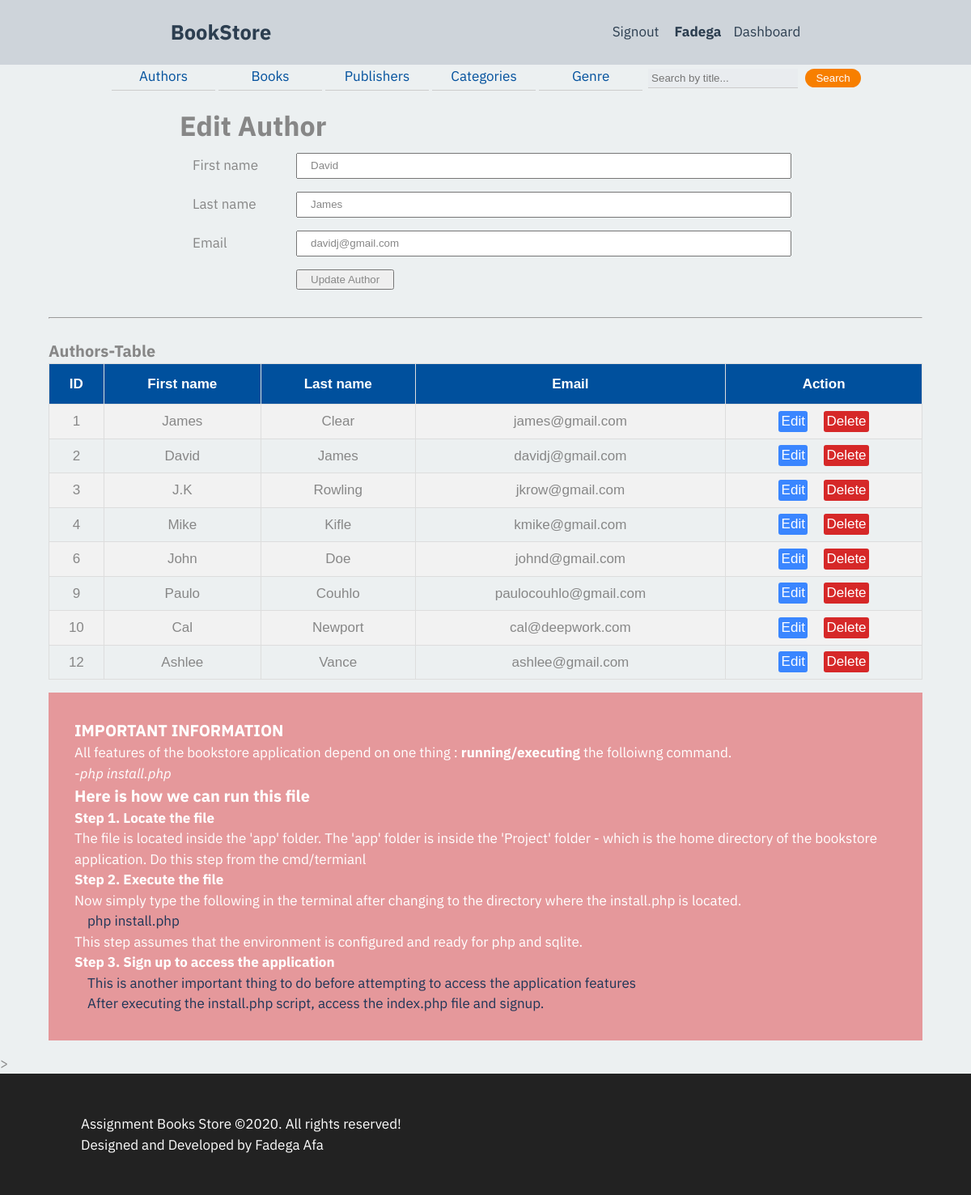
Page /templates/editauthor.php?id=2 (signed in) on the committed database.
### tables this page shows
CREATE TABLE author(
			author_id INTEGER PRIMARY KEY AUTOINCREMENT NOT NULL,
			firstname TEXT NOT NULL,
			lastname TEXT NOT NULL,
      email TEXT NOT NULL UNIQUE
		);

### templates/editauthor.php (the view, shortened to what this page needs)
<?php
require '../app/header.php';
require '../app/dbh.php';
$id= $_GET['id'];
$sql = 'SELECT *FROM author WHERE author_id=:id';
$stmt = $conn->prepare($sql);
$stmt->execute([':id'=>$id]);
$result = $stmt->fetch(PDO::FETCH_ASSOC);
?>
<main>
  <?php
  if(isset($_SESSION['useremail'])||isset($_SESSION['userId'])){?>
        <form name="my-form" action="../app/editauthor.inc.php" method="post">
           <h1>Edit Author</h1>
            <div class="form-box">
                <label for="fname">First name</label>
                <input type="text" id="firstname" name="firstname" value="<?php echo $result['firstname'] ;?>" required >
            </div>
            <div class="form-box">
                <label for="lname">Last name</label>
                <input type="text" id="lastname" name="lastname" value="<?php echo $result['lastname'] ;?>" required>
            </div>
            <div class="form-box">
                <label for="email">Email</label>
                <input type="text" id="email" name="email" value="<?php echo $result['email'] ;?>" required>
            </div>
            <div class="form-box">
                <button type="submit" id="btnSend" name="update-author" value="<?php echo$id;?>">Update Author</button>
            </div>
        </form>
        <br><hr><br>
        <h3>Authors-Table</h3>
        <table class="db-table">
        <tr>
            <th>ID </th>
            <th>First name </th>
            <th>Last name </th>
            <th>Email </th>
            <th>Action</th>
        </tr>
        <?php
        $sql ='SELECT *FROM author';
        $res = $conn->prepare($sql);
        $res->execute();
        $data = $res->fetchAll(PDO::FETCH_ASSOC);
        foreach($data as $row):?>
          <tr>
            <td><?php echo $row['author_id'];?></td>
            <td><?php echo $row['firstname'];?></td>
            <td><?php echo $row['lastname'];?></td>
            <td><?php echo $row['email'];?></td>
            <td>
               <a class="edit" href="../templates/editauthor.php?id=<?php echo $row['author_id'];?>">Edit</a>
               <a class="delete" href="../templates/deleteauthor.php?id=<?php echo $row['author_id'];?>">Delete</a>
            </td>
          </tr>
        <?php endforeach; ?>
        </table>
      <?php }else{
           echo
              '  <h2><br>Access denied ..</h2>
                 <p><br>Oops! You are not authorized. Please signin
                 <a href="../templates/signin.php">here</a>
                 <span> Or singup <a href="../templates/signup.php">here</a> </span></p>';
           }
          ?>
    </main>>
<?php require '../app/footer.php';?>

### css/menu.css (style rules this page uses)
:root { --greyapple:#eee; --greenaple:#2ecc71; --drakmatter:#34495e; --darkermatter:#2c3e50; --darkergrey:#ced4da; }
* { margin: 0; padding:0; box-sizing: border-box; }
body { font-family: "IBM Plex Sans", Verdana, Tahoma, sans-serif; }
a { text-decoration: none; color:#00509d; color: #023047; color: #073b4c; color:red; }

### css/master.css (style rules this page uses)
* { box-sizing: border-box; padding:0; margin:0; }
html { box-sizing: border-box; font-size: 20px; line-height: 1.6; font-family: 'Source Sans Pro', sans-serif, Segoe UI, Roboto, Helvetica, Arial, sans-serif, 'Apple Color Emoji', 'Segoe UI Emoji', 'Segoe UI Symbol'; color: #878787; }
*, *::before, *:after { box-sizing: inherit; padding: 0; margin: 0; }
body { margin:0 auto; padding:0; font-size:17px; user-select: none; -webkit-user-select: none; -khtml-user-select: none; -moz-user-select: none; -ms-user-select: none; }
.db-table { font-family: "Trebuchet MS", Arial, Helvetica, sans-serif; border-collapse: collapse; width: 100%; }
.db-table td, .db-table th { border: 1px solid #ddd; padding: 8px; text-align: center; }
.db-table tr:nth-child(even) { background-color: #f2f2f2; }
.db-table th { padding-top: 12px; padding-bottom: 12px; text-align: left; background-color:#00509d; color: white; text-align: center; }
.db-table .delete { color:red; background:#d62828; color:white; padding:0.2em 0.2em; border-radius: 3px; }
.db-table .edit { margin-right:15px; background:#3a86ff; color:#fff; padding:0.2em 0.2em; border-radius: 3px; }
main { margin: 1rem auto; width:90%; max-width: 1200px; }
main form { width:70%; margin:0 auto; }
input, label, button { padding: 0.2rem 1rem; color: inherit; }
.form-box { padding: 0.5rem 0; display: flex; flex-direction: column; }
.form-box label { display: none; }
.form-box input, .form-box select, .form-box textarea { flex-basis: 100%; }
#btnSend { margin-right: 5px; }
.placeholder { margin-top:1rem; background:#e5989b; color:#fff; padding:2rem; }
@media all and (min-width: 500px) { .form-box label { display: block; } }
@media all and (min-width: 600px) { .form-box { flex-direction: row; } }
@media all and (min-width: 600px) { .form-box label { flex-basis: 9rem; flex-grow: 0; flex-shrink: 0; } }
@media all and (min-width: 600px) { .form-box input, .form-box select, .form-box textarea { flex-basis: 0; flex-grow: 1; flex-shrink: 1; } }
@media all and (min-width: 600px) { .form-box button { margin-left: 9rem; } }

### css/dashboard.css (style rules this page uses)
html { box-sizing: border-box; font-size: 16px; line-height: 1.5; }
:root { --greyapple:#ecf0f1; --brightorange:#ff9f1c; --lightgrey:#D3D3D3; --greenaple:#2ecc71; --drakmatter:#34495e; --darkermatter:#2c3e50; }
body { background-color: var(--greyapple); font-family: "IBM Plex Sans", Verdana, Tahoma, sans-serif; }
*, *::before, *:after { box-sizing: inherit; padding: 0; margin: 0; }
a { text-decoration: none; color:var(--darkermatter); }

### rows in the picture
author: firstname "David", lastname "James", email "davidj@gmail.com", author_id "2"
author: author_id "1", firstname "James", lastname "Clear", email "james@gmail.com"
author: author_id "3", firstname "J.K", lastname "Rowling", email "jkrow@gmail.com"
author: author_id "4", firstname "Mike", lastname "Kifle", email "kmike@gmail.com"
author: author_id "6", firstname "John", lastname "Doe", email "johnd@gmail.com"
author: author_id "9", firstname "Paulo", lastname "Couhlo", email "paulocouhlo@gmail.com"
author: author_id "10", firstname "Cal", lastname "Newport", email "cal@deepwork.com"
author: author_id "12", firstname "Ashlee", lastname "Vance", email "ashlee@gmail.com"

### other values in the picture
$_SESSION['firstname'] "Fadega"
